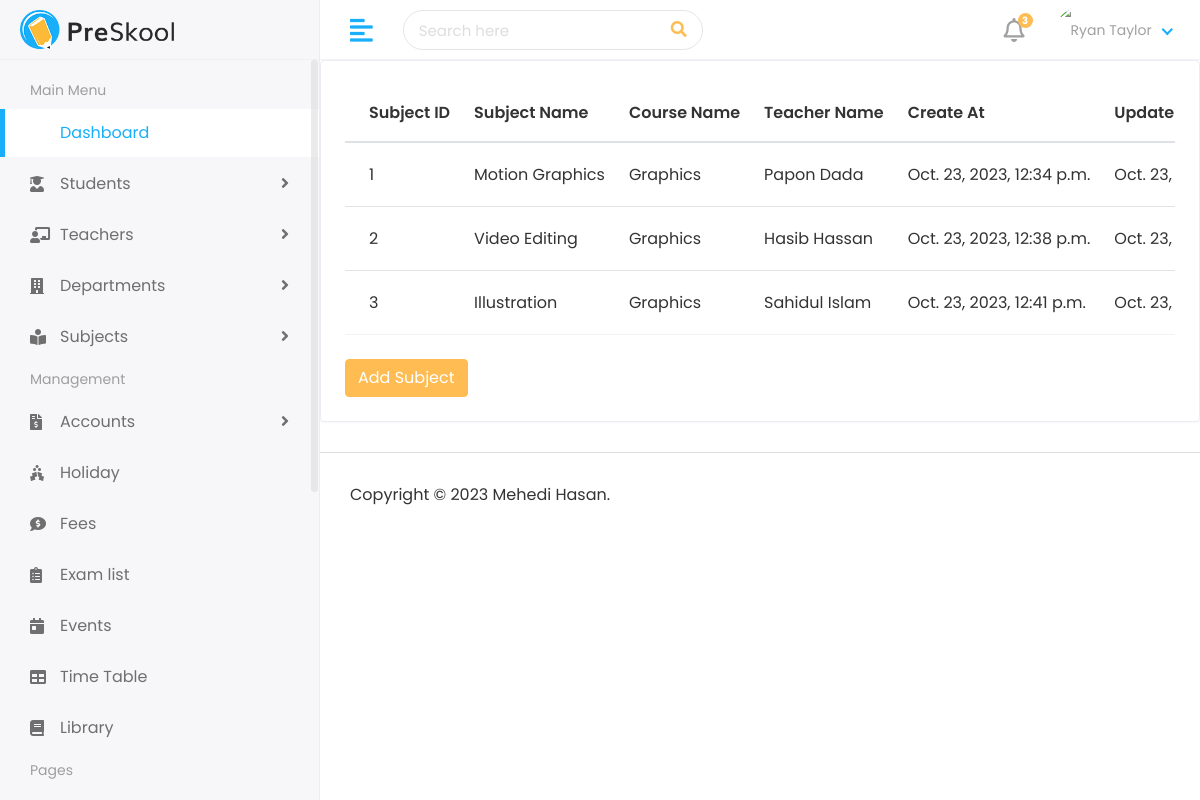
The app's page /subject/myAdmin/subject/subjectlist with its own data.
### subject/models.py (models this page shows, shortened)
class subjectModel(models.Model):
    name=models.CharField(max_length=100)
    course=models.ForeignKey(courseModel,on_delete=models.CASCADE)
    teacher=models.ForeignKey(teacherModel,on_delete=models.CASCADE)
    cratedat = models.DateTimeField(auto_now_add=True, null=True)  # Set the default value using timezone.now
    updateat = models.DateTimeField(auto_now=True)

### student/models.py (models this page shows)
class courseModel(models.Model):
    name=models.CharField(max_length=100)
    createat=models.DateTimeField(auto_now_add=True)
    updateat=models.DateTimeField(auto_now=True)
    def __str__(self):
        return self.name

### teacher/models.py (models this page shows)
class teacherModel(models.Model):
    admin = models.OneToOneField(customUser, on_delete=models.CASCADE)
    address=models.TextField()
    gender = models.CharField(max_length=100)
    mobile=models.CharField(max_length=100)
    courseid = models.ForeignKey(courseModel, on_delete=models.DO_NOTHING,default=2)
    experience=models.CharField(max_length=100)
    cratedat = models.DateTimeField(auto_now_add=True)  # Set the default value using timezone.now
    updateat = models.DateTimeField(auto_now=True)
    def __str__(self):
        return self.admin.first_name + " " + self.admin.last_name

### authentication/models.py (models this page shows)
class customUser(AbstractUser):
    USER=(
        (1,"admin"),
        (2,"Teacher"),
        (3,"students"),
    )
    user_type=models.CharField(choices=USER,max_length=50,default=1)
    profile_pic=models.ImageField(upload_to="media/profile_pic")

### subject/views.py (the view)
# urls.py: path('myAdmin/subject/subjectlist', views.subjectList,name="subjectList"),
def subjectList(request):
    subject = subjectModel.objects.all()
    context = {
        "subject": subject,
    }
    return render(request,"Subjects/subjectList.html", context)

### templates/Subjects/subjectList.html (shortened to what this page needs)
{% extends 'base.html' %}
{% block content %}
<div class="row">
   <div class="col-sm-12">
      <div class="card card-table">
         <div class="card-body">
            <div class="table-responsive">
               <table id="table_id" class="table table-hover table-center mb-0">
                  <thead>
                     <tr>
                       <th>Subject ID</th>
                       <th>Subject Name</th>
                        <th>Course Name</th>
                        <th>Teacher Name</th>
                        <th>Create At</th>
                        <th>Update At</th>
                     </tr>
                  </thead>
                  <tbody>
                    {% for s in  subject %}
                    <tr>
                        <td>{{s.id}}</td>
                        <td>{{s.name}}</td>
                        <td>{{s.course}}</td>
                        <td>{{s.teacher}}</td>
                        <td>{{s.cratedat}}</td>
                        <td>{{s.updateat}}</td>
                     </tr>
                     {% endfor %}
                  </tbody>
               </table>
            </div> <br>
            <a class="btn btn-primary" href="{% url "addSubject" %}">Add Subject</a>
         </div>
      </div>
   </div>
</div>
{% endblock  %}

### static/assets/css/style.css (style rules this page uses)
html { height: 100%; }
body { background-color: #fff; color: #333; font-family: 'Poppins', sans-serif; font-size: 1rem; height: 100%; line-height: 1.5; overflow-x: hidden; }
.table { color: #333; max-width: 100%; margin-bottom: 0; width: 100%; }
.table thead tr th { font-weight: 600; }
.table tbody tr { border-bottom: 1px solid rgba(0, 0, 0, 0.05); }
.table.table-center td, .table.table-center th { vertical-align: middle; }
.card-table .card-body .table > thead > tr > th { border-top: 0; }
.card-table .card-body .table tr td:first-child, .card-table .card-body .table tr th:first-child { padding-left: 1.5rem; }
.card-table .table td, .card-table .table th { border-top: 1px solid #e2e5e8; padding: 1rem 0.75rem; white-space: nowrap; }
.btn-primary { background-color: #FFBC53; border: 1px solid #FFBC53; }
.card { border: 1px solid #ececf5; box-shadow: 0 1px 3px 0 rgba(0, 0, 0, 0.03); margin-bottom: 1.875rem; }
.card-body { padding: 1.5rem; }

### records on screen
subjectModel: id "1", name "Motion Graphics", course "Graphics", teacher "Papon Dada", cratedat "Oct. 23, 2023, 12:34 p.m.", updateat "Oct. 23,…"
subjectModel: id "2", name "Video Editing", course "Graphics", teacher "Hasib Hassan", cratedat "Oct. 23, 2023, 12:38 p.m.", updateat "Oct. 23,…"
subjectModel: id "3", name "Illustration", course "Graphics", teacher "Sahidul Islam", cratedat "Oct. 23, 2023, 12:41 p.m.", updateat "Oct. 23,…"
